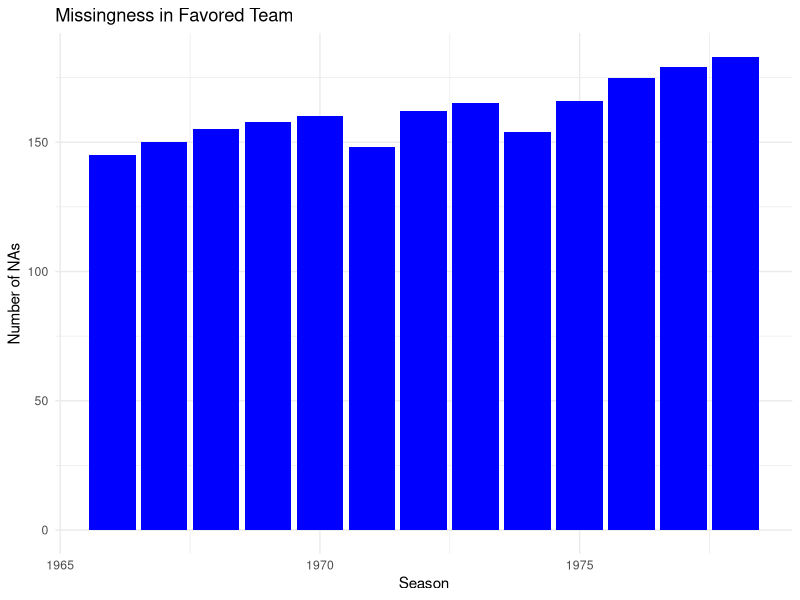
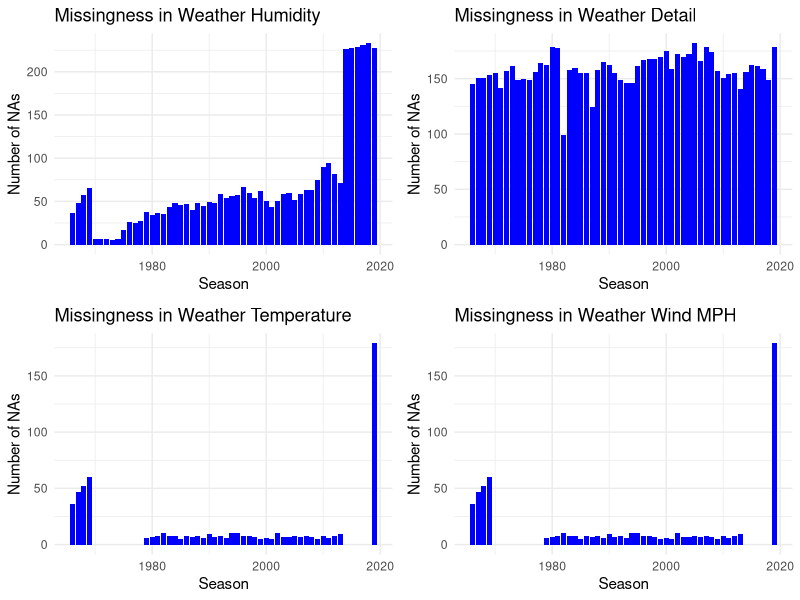
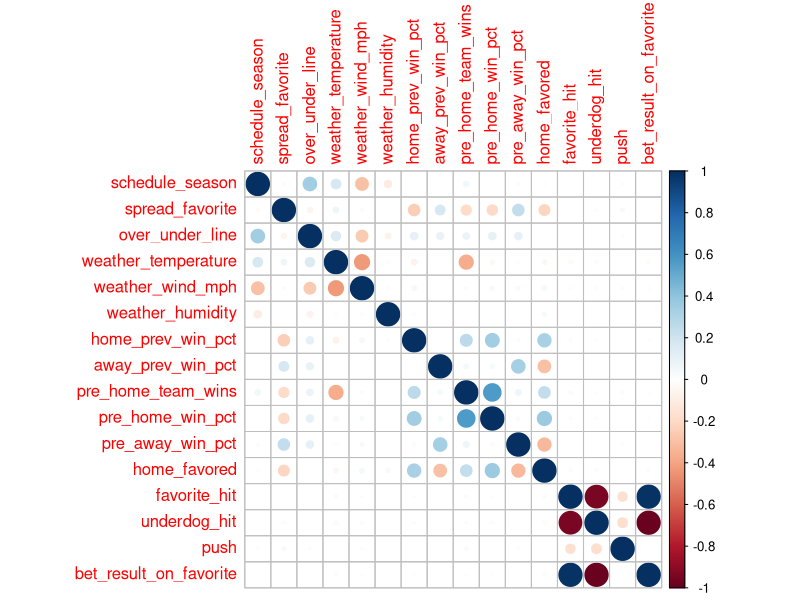
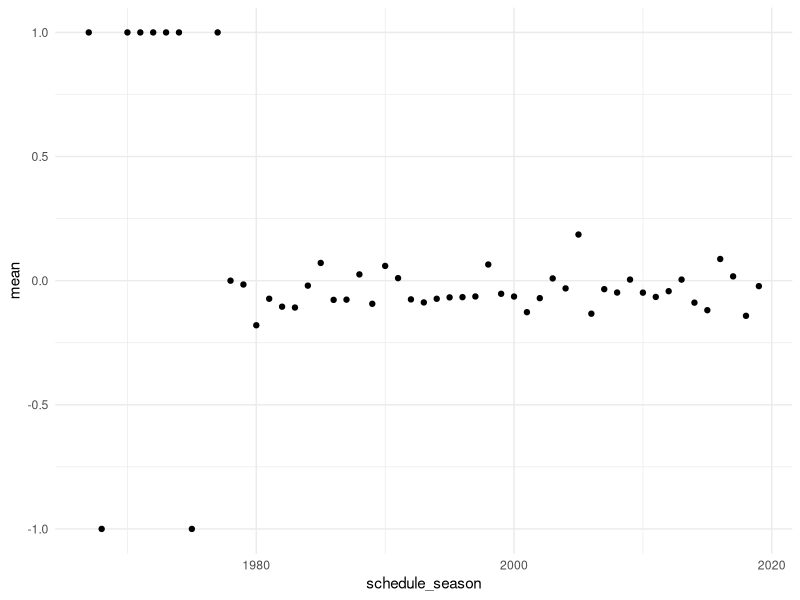
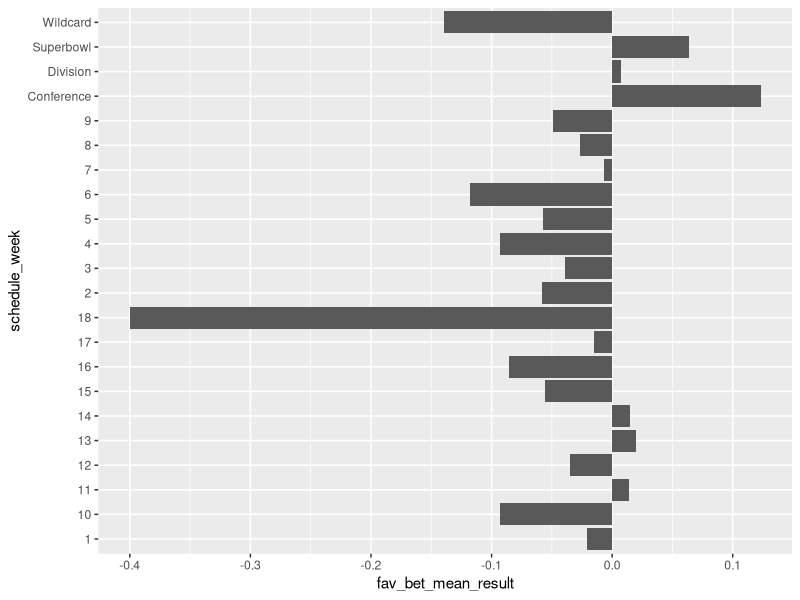
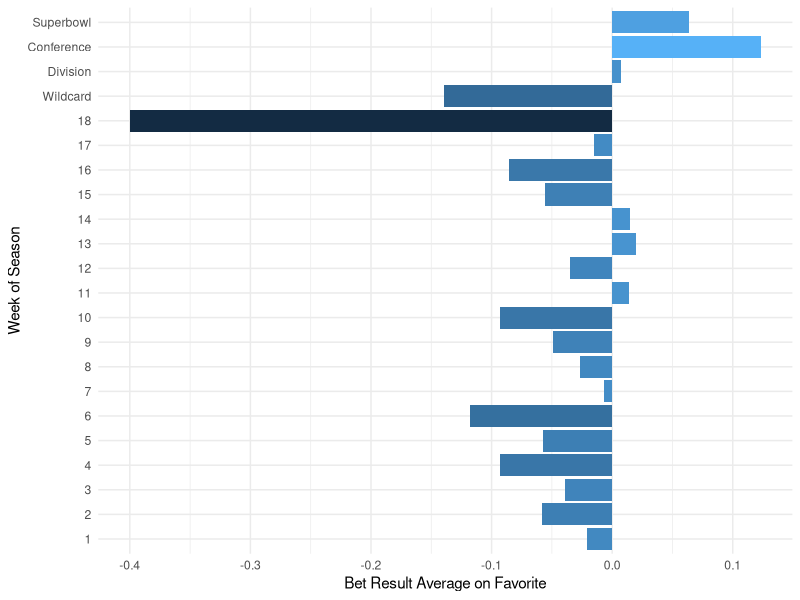
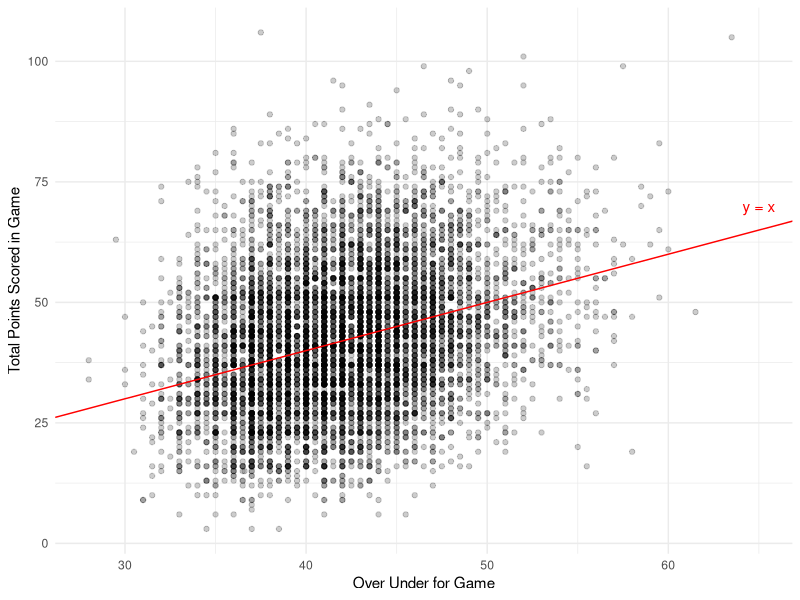

Write the R code that produced these figures, in order.

# Loading Packages --------------------------------------------------------

library(tidyverse)
library(skimr)
library(corrplot)

# Loading Data ------------------------------------------------------------

train_dat <- read_csv(file = "data/processed/training_data.csv")

# Analysis of Missingness -------------------------------------------------

skim_without_charts(train_dat)

ggplot(data = (train_dat %>% filter(is.na(team_favorite_id) == TRUE)), aes(schedule_season)) +
  geom_bar(fill = "blue") +
  labs(
    x = "Season",
    y = "Number of NAs",
    title = "Missingness in Favored Team"
  ) +
  theme_minimal()

humid_plot <- ggplot(data = (train_dat %>% filter(is.na(weather_humidity) == TRUE)), aes(schedule_season)) +
  geom_bar(fill = "blue") +
  labs(
    x = "Season",
    y = "Number of NAs",
    title = "Missingness in Weather Humidity"
  ) +
  theme_minimal()
    
temp_plot <- ggplot(data = (train_dat %>% filter(is.na(weather_temperature) == TRUE)), aes(schedule_season)) +
  geom_bar(fill = "blue") +
  labs(
    x = "Season",
    y = "Number of NAs",
    title = "Missingness in Weather Temperature"
  ) +
  theme_minimal()     

detail_plot <- ggplot(data = (train_dat %>% filter(is.na(weather_detail) == TRUE)), aes(schedule_season)) +
  geom_bar(fill = "blue") +
  labs(
    x = "Season",
    y = "Number of NAs",
    title = "Missingness in Weather Detail"
  ) +
  theme_minimal() 

wind_plot <- ggplot(data = (train_dat %>% filter(is.na(weather_wind_mph) == TRUE)), aes(schedule_season)) +
  geom_bar(fill = "blue") +
  labs(
    x = "Season",
    y = "Number of NAs",
    title = "Missingness in Weather Wind MPH"
  ) +
  theme_minimal()     

cowplot::plot_grid(humid_plot, detail_plot, temp_plot, wind_plot, ncol = 2)

# Corrplot ----------------------------------------------------------------

train_wo_result <- train_dat %>%
  select(-c(score_home, score_away, winning_team, losing_team, home_team_year, away_team_year,
            home_win, home_loss, away_win, away_loss, post_home_team_wins, post_home_team_losses,
            post_away_team_losses, post_away_team_wins, pre_away_team_losses, pre_away_team_wins,
            pre_home_team_losses, pre_home_team_losses, spread_result, score_sum))

train_wo_result %>% select_if(is.numeric) %>%
  filter_all(any_vars(!is.na(.))) %>%
  cor(use = "pairwise.complete.obs") %>%
  corrplot()

train_dat %>% filter_all(any_vars(!is.na(.))) %>%
  mutate(result = favorite_hit + underdog_hit + push) %>%
  group_by(result) %>% count()

# Investigation of Response Variable --------------------------------------

train_dat %>% filter(!is.na(bet_result_on_favorite)) %>% group_by(schedule_season) %>% 
  summarise(mean = mean(bet_result_on_favorite)) %>%
  ggplot(aes(schedule_season, mean)) +
  geom_point() +
  theme_minimal()

train_dat %>% filter(!is.na(favorite_hit)) %>% 
  summarise(fav_bet_mean_result = mean(bet_result_on_favorite))

train_dat %>% filter(!is.na(favorite_hit)) %>% group_by(home_favored) %>% 
  summarise(fav_bet_mean_result = mean(bet_result_on_favorite))

train_dat %>% filter(!is.na(favorite_hit)) %>% group_by(schedule_playoff) %>%
  summarise(fav_bet_mean_result = mean(bet_result_on_favorite))

train_dat %>% filter(!is.na(favorite_hit)) %>%
  summarise()

train_dat %>% filter(!is.na(bet_result_on_favorite)) %>% group_by(schedule_week) %>%
  summarise(fav_bet_mean_result = mean(bet_result_on_favorite)) %>%
  ggplot(aes(fav_bet_mean_result, schedule_week)) +
  geom_col()

train_dat %>% filter(!is.na(bet_result_on_favorite)) %>% group_by(schedule_week) %>%
  summarise(fav_bet_mean_result = mean(bet_result_on_favorite)) %>%
  ggplot(aes(fav_bet_mean_result, 
             factor(schedule_week, levels = c("1", "2", "3", "4", "5", "6", "7", "8", "9", "10", "11", "12", "13",
                                              "14", "15", "16", "17", "18", "Wildcard", "Division", "Conference", "Superbowl")))) +
  geom_col(aes(fill = fav_bet_mean_result), show.legend = FALSE) +
  labs(
    x = "Bet Result Average on Favorite",
    y = "Week of Season"
  ) +
  theme_minimal()


# Secondary Stuff ---------------------------------------------------------

train_dat %>% filter(!is.na(over_under_line)) %>% 
  ggplot(aes(over_under_line, score_sum)) +
  geom_point(alpha = 0.2) +
  geom_abline(slope = 1, intercept = 0, color = "red") +
  annotate(geom = "text", label = "y = x", x = 65, y = 70, color = "red") +
  labs(
    x = "Over Under for Game",
    y = "Total Points Scored in Game"
  ) +
  theme_minimal()

train_dat %>% filter(!is.na(over_under_line)) %>%
  mutate(result = if_else(score_sum > over_under_line, "Over Hit",
                          if_else(score_sum < over_under_line, "Under Hit", "Push"))) %>%
  group_by(result) %>%
  count() %>%
  mutate(prop = n / 8617)

linear_model <- lm(data = train_dat, score_sum ~ over_under_line)
quadratic_model <- lm(train_dat$score_sum ~ train_dat$over_under_line^2)
summary(linear_model)
summary(quadratic_model) # Wow, these are the exact same. Thats really weird...

log_model <- lm(data = train_dat, score_sum ~ log(over_under_line))
summary(log_model) # Even worse R^2

train_dat %>% filter(!is.na(bet_result_on_favorite)) %>%
  group_by(team_favorite_id) %>%
  summarise(mean_result_on_favorite = mean(bet_result_on_favorite)) %>% 
  arrange(desc(mean_result_on_favorite)) %>% print(n = 50)

train_dat %>% filter(!is.na(bet_result_on_favorite)) %>%
  mutate(team_underdog_id = if_else(team_favorite_id == team_home, team_away, if_else(
      team_favorite_id == team_away, team_home, "PICK"
    ))) %>%
  group_by(team_underdog_id) %>%
  summarise(mean_result_on_favorite = mean(bet_result_on_favorite)) %>% 
  arrange(mean_result_on_favorite) %>% print(n = 50)
